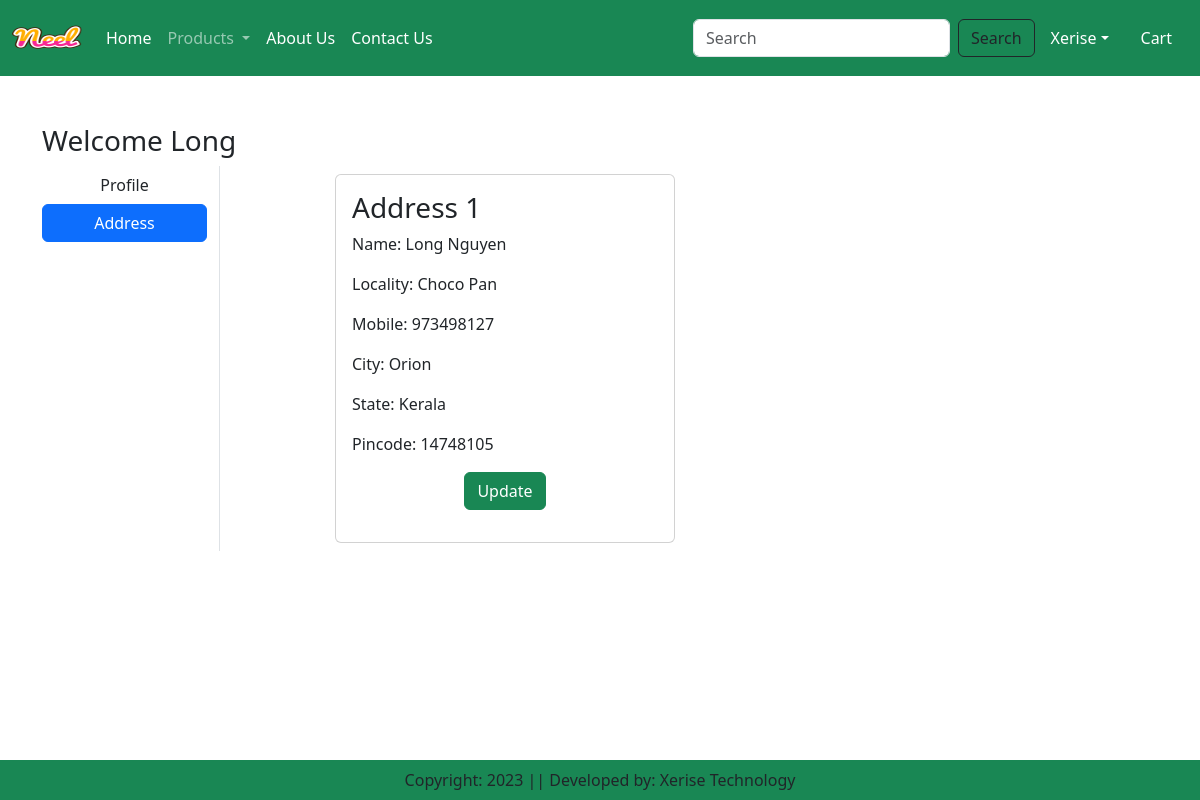
The page /address/ (signed in) on the database its author committed.
### app/models.py (models this page shows, shortened)
class Customer(models.Model):
    user = models.ForeignKey(User, on_delete=models.CASCADE)
    name = models.CharField(max_length=200)
    locality = models.CharField(max_length=200)
    city = models.CharField(max_length=50)
    mobile = models.IntegerField(default=0)
    zipcode = models.IntegerField()
    state = models.CharField(choices=STATE_CHOICES, max_length=100)

### app/views.py (the view)
# urls.py: path('address/', views.address, name='address'),
@login_required
def address(request):
    add = Customer.objects.filter(user=request.user)
    totalitem = 0
    if request.user.is_authenticated:
        totalitem = len(Cart.objects.filter(user=request.user))
    return render(request, 'app/address.html', locals())

### app/templates/app/address.html (shortened to what this page needs)
{% extends 'app/base.html' %}
{% load static %}
{% block main-content %}
<div class="container my-5">
    <div class="row">
        <h3>Welcome <span class="text-capitalize">{{request.user}}</span></h3>
        <div class="col-sm-2 border-end">
            <ul class="list-unstyled">
                <li class="d-grid"><a href="{% url 'profile' %}" class="btn">Profile</a></li>
                <li class="d-grid"><a href="{% url 'address' %}" class="btn btn-primary">Address</a></li>
            </ul>
        </div>
        <div class="col-sm-8 offset-sm-1">
            <div class="row">
                {% for ad in add %}
                    <div class="col-sm-6">
                        <div class="card m-2">
                            <div class="card-body">
                                <h3>Address {{forloop.counter}}</h3>
                                <p>Name: {{ad.name}}</p>
                                <p>Locality: {{ad.locality}}</p>
                                <p>Mobile: {{ad.mobile}}</p>
                                <p>City: {{ad.city}}</p>
                                <p>State: {{ad.state}}</p>
                                <p>Pincode: {{ad.zipcode}}</p>
                                <p class="text-center"><a href="{% url 'updateAddress' pk=ad.id %}" type="button" class="btn btn-success">Update</a></p>
                            </div>
                        </div>
                    </div>
                {% endfor %}
            </div>
        </div>
    </div>
</div>
{% endblock main-content %}

### rows shown on the page
Customer: name "Long Nguyen", locality "Choco Pan", mobile "973498127", city "Orion", state "Kerala", zipcode "14748105"

### other values the page prints
{{ request.user }} "Long"
